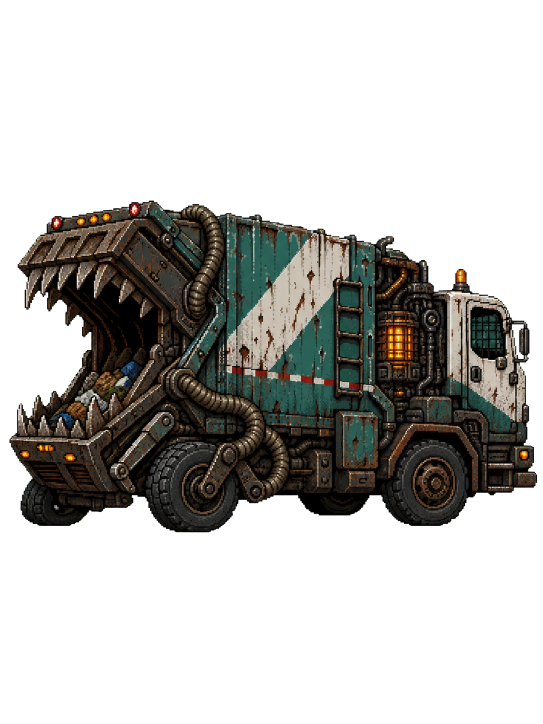
#> input picture art-source/generated/r01/boss_alley_devourer.png, 1086 x 1448 px (shown at 1/2 size)
$ python -i issue45_build_r5_r6_pixel_pack.py   (imports and definitions only)
#> lines starting #> are read from the running program, lines starting #| are printed output that depends on the picture
#> further down, picture is the input picture: PIL image 1086x1448 RGBA; mean R, G, B, A 20.3, 19.3, 16.2, 85.9
#!/usr/bin/env python3
"""Build and verify the isolated Issue #45 R5/R6 strict pixel pack.

Sprite inputs must first pass through ImageGen's official remove_chroma_key.py
helper using soft matte, despill, and edge-contract 1. Backgrounds remain opaque.
This script only writes Issue #45-owned exports, its fragment, and QA sheets.
"""

from __future__ import annotations

import argparse
import hashlib
import json
from pathlib import Path
from typing import Any

from PIL import Image, ImageDraw, ImageFont, ImageOps


ROOT = Path(__file__).resolve().parents[1]
FRAGMENT_PATH = ROOT / "art-export/issue-45-r5-r6/manifest-fragment.json"
CONTACT_SHEET_DIR = ROOT / "docs/screenshots"
EXPECTED_SOURCE_SHA = "f8922a8ce4d98d01f19477a38b7bb3291c52b20914576a4231067e635818338a"
EXPECTED_ELITES = {
    "r05": ("docking_golem", "dish_starfish"),
    "r06": ("time_compressor", "memory_incinerator_librarian"),
}
BACKGROUND = (18, 20, 28, 255)
PANEL = (28, 35, 51, 255)
WHITE = (242, 240, 233, 255)
MUTED = (184, 195, 209, 255)
ACCENT = (242, 193, 78, 255)
CHECKER_A = (52, 58, 72, 255)
CHECKER_B = (96, 104, 122, 255)


def sha256(path: Path) -> str:
    return hashlib.sha256(path.read_bytes()).hexdigest()


def pixel_data(image: Image.Image) -> Any:
    """Use Pillow's current flat iterator with compatibility for older releases."""
    flattened = getattr(image, "get_flattened_data", None)
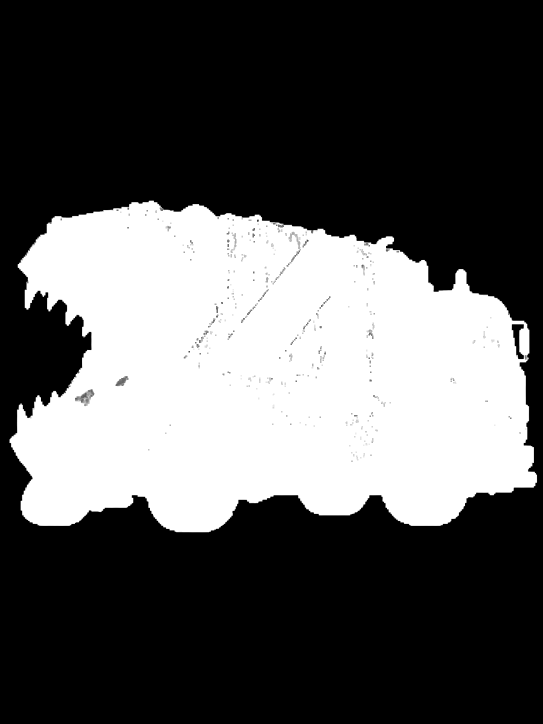
#> image: PIL image 1086x1448 L (shown at 1/2 size); min 0, max 255, mean 85.9
    return flattened() if flattened is not None else image.getdata()


def load_fragment() -> dict[str, Any]:
    return json.loads(FRAGMENT_PATH.read_text(encoding="utf-8"))


# [45 lines left out: functions load_palette, nearest_color, strict_quantize, not called in this run]


def inspect_transparent_intermediate(image: Image.Image) -> dict[str, int | bool]:
    rgba = image.convert("RGBA")
    alpha_values = list(pixel_data(rgba.getchannel("A")))
#> alpha_values = 1572528 items
    if min(alpha_values) != 0 or max(alpha_values) != 255:
        raise ValueError("official helper output must include transparent and opaque pixels")
    corners = (
        rgba.getpixel((0, 0))[3],
        rgba.getpixel((rgba.width - 1, 0))[3],
        rgba.getpixel((0, rgba.height - 1))[3],
        rgba.getpixel((rgba.width - 1, rgba.height - 1))[3],
    )
#> corners = (0, 0, 0, 0)
    if any(corners):
        raise ValueError("transparent intermediate corners must be fully transparent")
    fringe = sum(
        1
        for red, green, blue, alpha in pixel_data(rgba)
        if alpha > 0 and green > 180 and green > red * 1.45 and green > blue * 1.35
    )
#> fringe = 0
    if fringe:
        raise ValueError(f"transparent intermediate has {fringe} green fringe pixels")
    opaque = sum(alpha >= 128 for alpha in alpha_values)
#> opaque = 531425
    coverage = opaque / len(alpha_values)
#> coverage = 0.338
    if not 0.02 <= coverage <= 0.90:
        raise ValueError(f"implausible transparent subject coverage: {coverage:.3f}")
    return {
        "officialChromaHelper": True,
        "transparentEdgePixels": sum(0 < alpha < 255 for alpha in alpha_values),
        "transparentCorners": True,
        "greenFringePixels": 0,
    }


# [317 lines left out: functions opaque_bbox, build_sprite, build_background, inspect_pixels, build_asset, font and 5 more, not called in this run]


# [2 lines not run here, left out]

>>> from PIL import Image
>>> picture = Image.open('../art-source/generated/r01/boss_alley_devourer.png')
>>> result = inspect_transparent_intermediate(picture)
#> result = {'officialChromaHelper': True, 'transparentEdgePixels': 13550, 'transparentCorners': True, 'greenFringePixels': 0}
